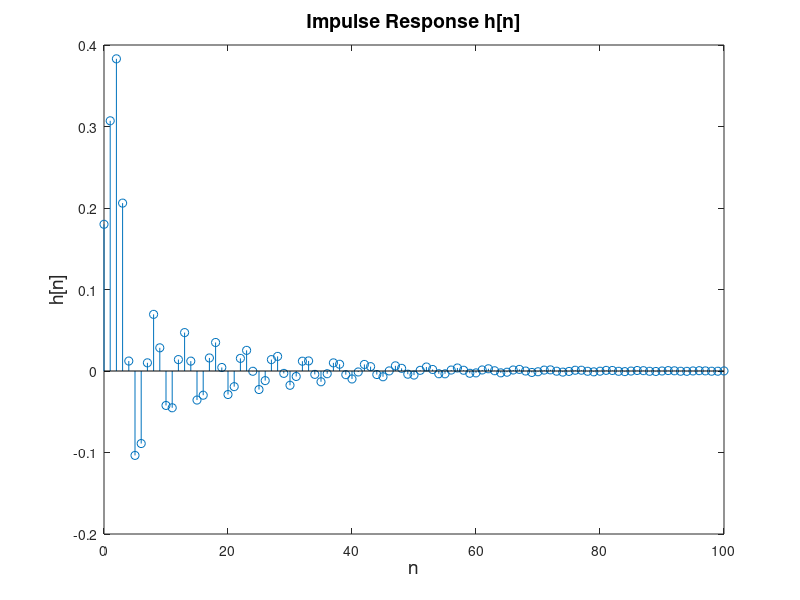

This chart was generated by the following MATLAB code: (Note: this script raises an error after producing the figure.)
% P0217: Illustrating the usage of functions 'impz','filter,'conv'
close all; clc
n = 0:100;
b = [0.18 0.1 0.3 0.1 0.18];
a = [1 -1.15 1.5 -0.7 0.25];
% Part (a):
%
h = impz(b,a,length(n));
% Part (b):
%
u = [ones(1,50) zeros(1,96)];
y1 = filter(b,a,u);
%
% Part (c):
y2 = conv(h,u);
%
% Part (d):
y3 = filter(h,1,u);
%Plot
%
%hf = figconfg('P0217a','long');
figure(1)
stem(n,h)
xlabel('n','fontsize',14); ylabel('h[n]','fontsize',14);
title('Impulse Response h[n]','fontsize',14);
%
%hf2 = figconfg('P0217b','long');
figure(2)
stem(n,y1)
xlabel('n','fontsize',14); ylabel('y_1[n]','fontsize',14);
title('Unit Step Response: filter(b,a,x)','fontsize',14);
%
%hf3 = figconfg('P0217c','long');
figure(3)
stem(0:2*n(end),y2)
xlabel('n','fontsize',14); ylabel('y_2[n]','fontsize',14);
title('Unit Step Response: conv(h,x)','fontsize',14);
%
%hf4 = figconfg('P0217d','long');
figure(4)
stem(n,y3)
xlabel('n','fontsize',14); ylabel('y_3[n]','fontsize',14);
title('Unit Step Response: filter(h,1,x)','fontsize',14);